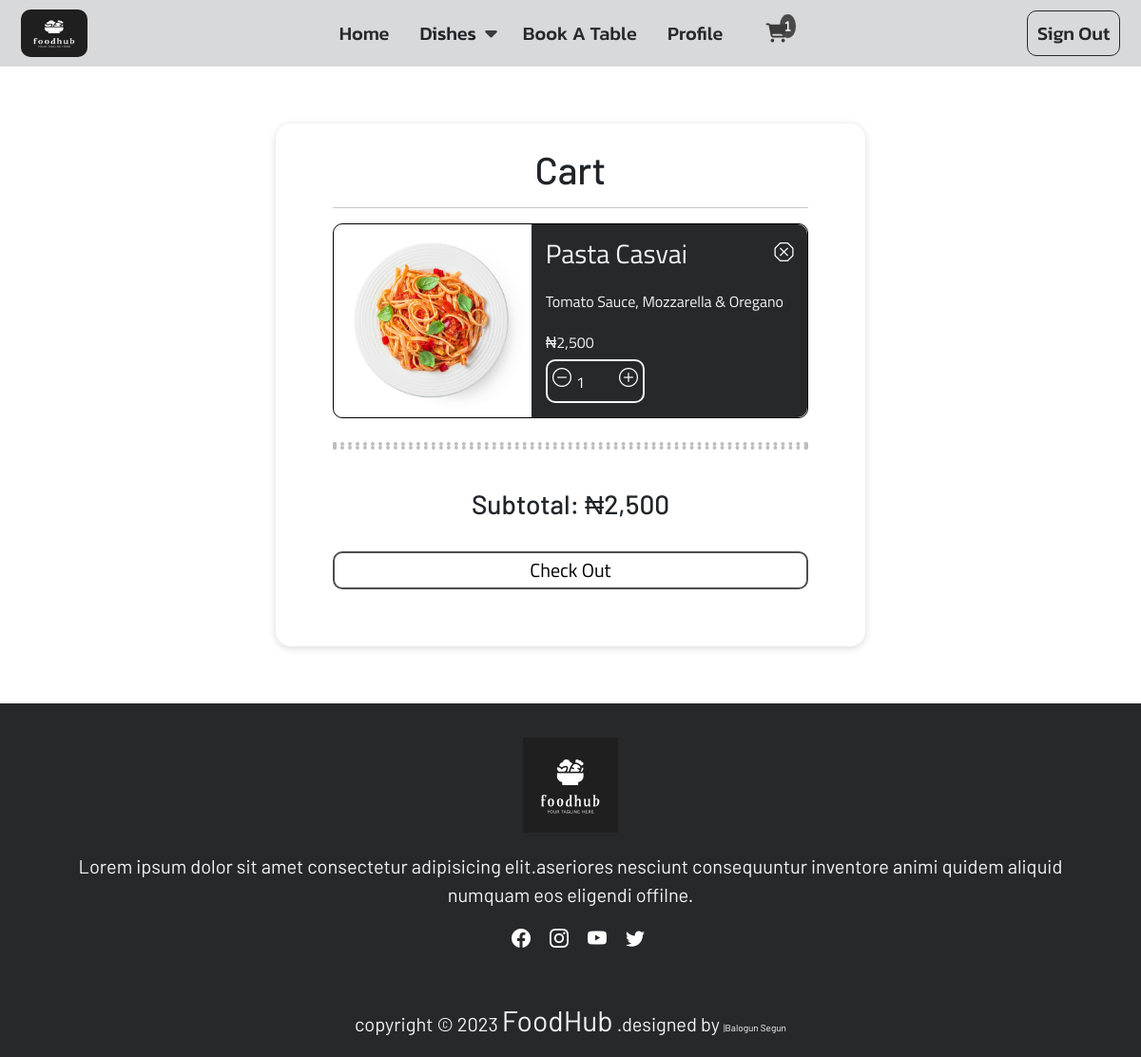
Page /cart (signed in) on the committed database.
### food_app/models.py (models this page shows, shortened)
class CartItem(models.Model):
    cart = models.ForeignKey(Cart, on_delete=models.CASCADE)
    product = models.ForeignKey(Product, on_delete=models.CASCADE)
    quantity = models.PositiveIntegerField(default=1)
    paid = models.BooleanField(default=False)
    amount = models.CharField(max_length=50)

class Product(models.Model):
    type = models.ForeignKey(Category, on_delete=models.CASCADE)
    product_name = models.CharField(max_length=100)
    pics = models.ImageField(upload_to="product_pics")
    price = models.IntegerField()
    description = models.TextField(max_length=100)
    slug = models.SlugField()

### food_app/views.py (the view)
# urls.py: path('cart', views.cart, name="cart"),
@login_required(login_url='login')
def cart(request):
    global api_key
    cart = request.user.cart
    cart_items = CartItem.objects.filter(cart=cart)
    amount = sum(int(product.amount)for product in cart_items)
    context = {
        "cart_item": cart_items,
        "amount": amount,
    }
    return render(request, 'cart.html', context)

### food_app/context_processors.py (called while the page is built)
def site_settings(request):
    today = datetime.date.today()
    year = today.year
    category = Category.objects.all()
    return {'category': category, 'year': year}

def order_item_count(request):
    if request.user.is_authenticated:
        cart = request.user.cart
        cart_items = CartItem.objects.filter(cart=cart)
        return {'order_item_count': cart_items.count()}
    return {'order_item_count': 0}

### templates/cart.html (shortened to what this page needs)
{% extends 'base.html' %}
  {% load static %}
  {% load humanize %}
  {% block content %}
  <div class=" cartty">
    <div class="cart">
      <h1 class="text-center text-capitalize mb-3">cart</h1>
      <hr>
      {% if not cart_item %}
        <h5 class="text-center"> No item found</h5>
      {% else %}
        {% for item in cart_item %}
          <div class="each-cart">
            <div class="cart-img">
              <img src="{{ item.product.pics.url }}" alt="food-img">
            </div>
            <div class="each-cart-details">
              <div class="d-flex justify-content-between b-octagon">
                <h3>{{ item.product.product_name }}</h3>
                <form action="{% url 'remove-from-cart' item.product.id %}" method="post">
                  <button type="submit"><span><i class="bi bi-x-octagon" ></i></span></button>
                </form>
              </div>
              <h6 class="text-capitalize mt-3">{{ item.product.description }}</h6>
              <h6 class="mt-4">₦{{ item.product.price|intcomma}}</h6>
              <div class="cart-btn">
                <form action="{% url 'decrease-cart-item' item.product.id %}" method="post">
                  <button type="submit"><span><i class="bi bi-dash-circle" id="decrement "></i></span></button>
                </form>
                <form action="{% url 'update-cart-item' item.product.id %}" method="post">
                  <input type="number" name="num" id="numberInput" value="{{ item.quantity }}" min="0">
                </form>
                <form action="{% url 'increase-cart-item' item.product.id %}" method="post">
                  <button type="submit"><span><i class="bi bi-plus-circle" id="increment"></i></span></button>
                </form>
              </div>
            </div>
          </div>
        {% endfor %}
      {% endif %}
      <hr class="hr">
      <div class="checkout">
        <div class="cart-summary">
          <h3>subtotal: ₦{{ amount|intcomma}}</h3>
        </div>
      </div>
      {% if cart_item %}
      <a href="{% url 'checkout' %}"><button type="submit" class="summary-btn">check out</button></a>
      {% endif %}
    </div>
  </div>
  {% endblock content %}

### static/css/main.css (style rules this page uses)
* { margin: 0%; padding: 0%; border-spacing: 0%; }
html, body { margin:0; height:100%; }
.cartty { display: flex; justify-content: center; }
.cart { margin: 5% 0; box-shadow: rgba(0, 0, 0, 0.15) 0px 2px 8px; padding: 5%; padding-top: 2%; background-color: white; border-radius: 1rem; font-weight: 500; font-family: 'Amiri Quran', serif; }
.cart h1 { font-family: 'Barlow', sans-serif; }
.each-cart { display: grid; grid-template-columns: 1fr 2fr; margin-bottom: 5% !important; margin: auto; max-width: 500px; border: 1px solid black; border-radius: 10px; }
.cart-img { display: flex; justify-content: center; align-items: center; }
.each-cart img { height: 200px; max-width: auto; border-radius:10px 0 0 10px; }
.each-cart h3 { display: flex; justify-content: space-between; }
.b-octagon form button { border: none; height: fit-content; background: transparent; font-size: 20px; color: white; }
.each-cart-details { text-transform: capitalize; background-color: #272829; border-radius: 0 10px 10px 0; color: #f1f4f6; padding: 5%; font-family: 'Titillium Web', sans-serif;; }
.cart-btn { border: 2px solid whitesmoke; border-radius:10px; width: 40%; padding: 0% 2% 3%; display:flex; align-items: center; gap:5px; }
#numberInput { width: 100%; margin-top: 5%; background-color:#272829; color: #FFF; }
.cart-btn form button { border: none; background: transparent; }
.cart-btn input[type="number"] { border: none; outline: none; padding-top: 20%; }
.cart-btn i { font-size: 20px; cursor: pointer; color: white; }
.cart-summary { font-family: 'Barlow', sans-serif; padding: 5% 0; }
.summary-btn { border: 2px solid rgba(0, 0, 0, 0.697); border-radius: 10px; font-family: 'Titillium Web', sans-serif; color: black; font-size: 20px; background-color: white; width: 100%; text-transform: capitalize; height: 40px; transition: 0.6s ease; }
.hr { border: 4px dotted black; }
.checkout { font-size: 12px; text-transform: capitalize; font-weight: 500; font-family: 'Amiri Quran', serif; text-align: center; }

### rows in the picture
CartItem: product.pics (picture), product.product_name "Pasta Casvai", product.description "Tomato Sauce, Mozzarella & Oregano", product.price "2,500", num "1"

### other values in the picture
{{ amount|intcomma }} "2,500"
